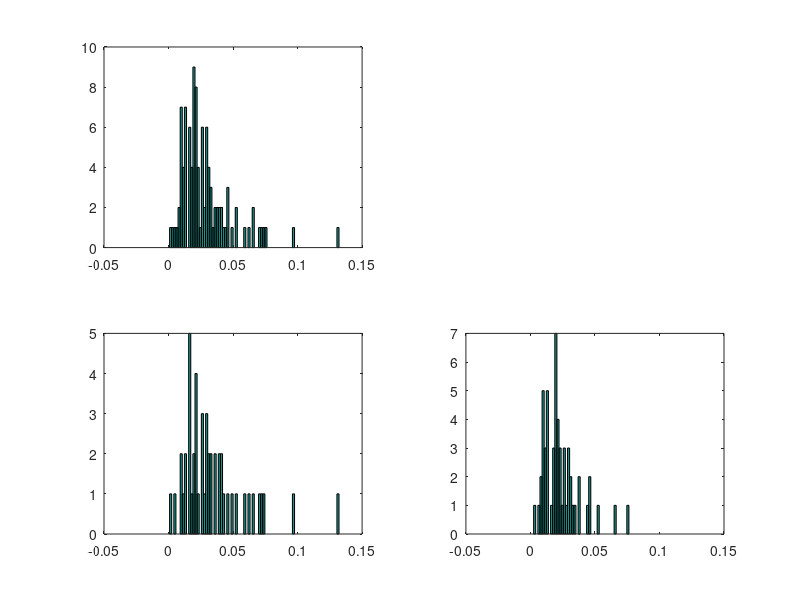

MATLAB code to generate this figure:
clear all; close all;
load('sonarTrainData.mat');


% seperate data
Class_0_index = 1;
Class_1_index = 1;
for i=1:104
    if outputSonarTrain(i) == 0
        Class_0(Class_0_index,:) = inputSonarTrain(i,:);
        Class_0_index = Class_0_index + 1;
    else
        Class_1(Class_1_index,:) = inputSonarTrain(i,:);
        Class_1_index = Class_1_index + 1;
    end
end
clear Class_0_index Class_1_index



% downsampled data
for i=1:10,
inputSonarTrainDS(:,i)=sum(inputSonarTrain(:,(i-1)*6+1:i*6),2);
end


% PCA
for i=1:60
    Mean_value(i) = mean(inputSonarTrain(:,i));
    Var_value(i)  = var(inputSonarTrain(:,i));
end
for i=1:60
    Standardization(:,i) = (inputSonarTrain(:,i)-Mean_value(i))/sqrt(Var_value(i));
end
Cov_Matrix = cov(Standardization);
[V D]=eig(Cov_Matrix);
PCA_Vector_1 = V(:,60);
PCA_Vector_2 = V(:,59);
PCA_Vector_3 = V(:,58);
PCA_1 = inputSonarTrain * PCA_Vector_1;
PCA_2 = inputSonarTrain * PCA_Vector_2;
PCA_3 = inputSonarTrain * PCA_Vector_3;
% for i=1:104
%     if outputSonarTrain(i) == 0
%         plot(PCA_1(i),PCA_2(i),'g*'); hold on;
%     else
%         plot(PCA_1(i),PCA_2(i),'r*'); hold on;
%     end
% end




% Histogram
variable_num = 1;
Histo_num = 80;
Max_value = max(inputSonarTrain);
figure;
subplot(2,2,1);hist(inputSonarTrain(:,variable_num),0:Max_value(variable_num)/Histo_num:Max_value(variable_num));
subplot(2,2,3);hist(Class_0(:,variable_num),0:Max_value(variable_num)/Histo_num:Max_value(variable_num));
subplot(2,2,4);hist(Class_1(:,variable_num),0:Max_value(variable_num)/Histo_num:Max_value(variable_num));


% Fisher Index
for i=1:60
   mean_0 = mean(Class_0(:,i));
   mean_1 = mean(Class_1(:,i));
   var_0  =  var(Class_0(:,i));
   var_1  =  var(Class_1(:,i));
   FI(i,1) = (mean_0 - mean_1)^2/((size(Class_0,1)-1)*var_0 + (size(Class_1,1)-1)*var_1);
   FI(i,2) = i;
end
FI_result = sortrows(FI,-1);


% extract useful data
for i=1:10
    UsefulData(:,i) = inputSonarTrain(:,FI_result(i,2));
end


% figure;
% for i=1:104
%     if outputSonarTrain(i) == 0
%         plot(inputSonarTrain(i,FI_result(1,2)),inputSonarTrain(i,FI_result(2,2)),'g*'); hold on;
%     else
%         plot(inputSonarTrain(i,FI_result(1,2)),inputSonarTrain(i,FI_result(2,2)),'r*'); hold on;
%     end
% end



